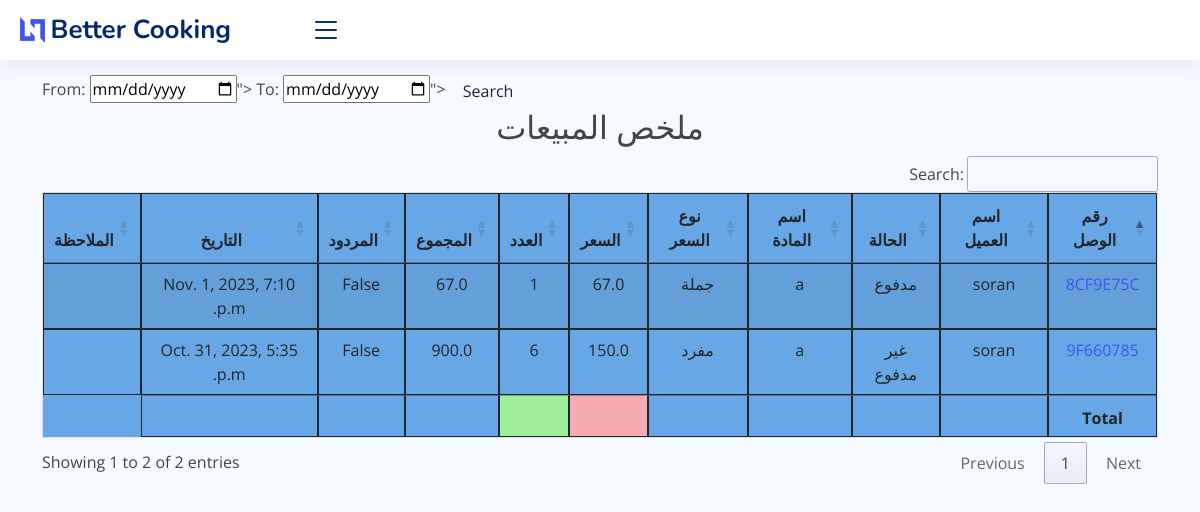
The page /sales_report on the database as committed earlier.
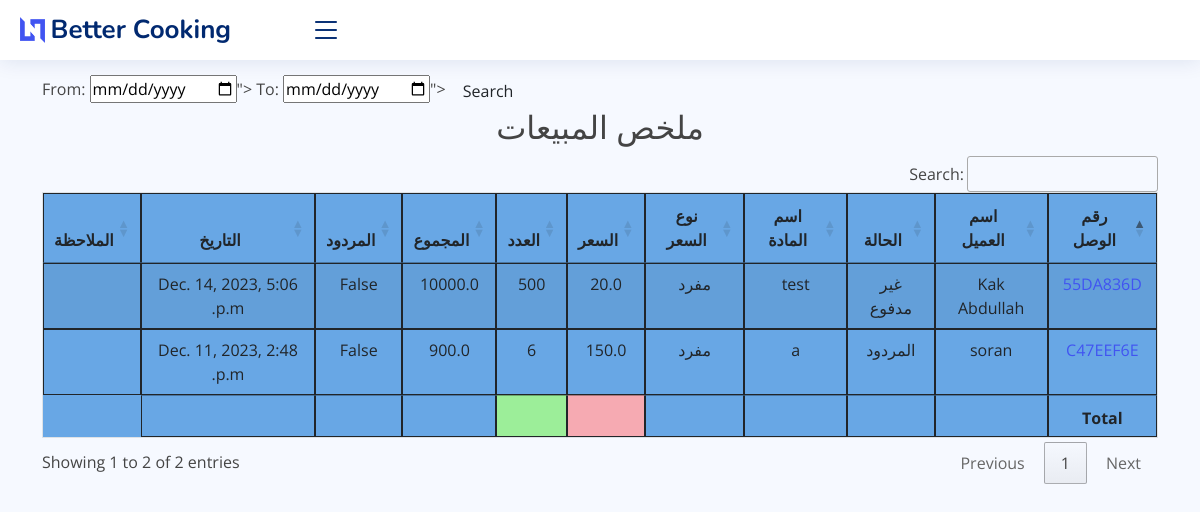
The same page on the database as committed later.
### core/models.py (models this page shows, shortened)
class SaleItem(models.Model):
    sales_invoice = models.ForeignKey(SaleInvoice, on_delete=models.CASCADE)
    warehouse = models.ForeignKey(Warehouse, on_delete=models.CASCADE, default="Test")
    item = models.ForeignKey(Item, on_delete=models.CASCADE)
    qty = models.PositiveSmallIntegerField(default=1)
    total_amt = models.FloatField(editable=False, default=0)
    sale_date = models.DateTimeField(auto_now_add=True)
    is_returned = models.BooleanField(default=False)
    sub_total = models.FloatField(validators=[MinValueValidator(0.01)], default=0)
    discount_type = models.CharField(max_length=30, choices=(('amount', 'Amount'),
                                                             ('percentage', 'Percentage')),
                                      default='percentage', editable=False)
    discount_value = models.FloatField(blank=True, null=True, verbose_name='Discount Percentage')
    modified_price = models.FloatField(blank=True, null=True, verbose_name='Modified Price')  # Add this field
    class Meta:
        verbose_name_plural = ' بند المبيعات'

class SaleInvoice(models.Model):
    STATUS = (
        ('مدفوع', 'مدفوع'),
        ('غير مدفوع', 'غير مدفوع'),
        ('المردود', 'المردود'),
    )
    STATUS1 = (
        ('IQD', 'IQD'),
        ('$', '$'),
    )
    invoice_number = models.CharField(max_length=8, unique=True, editable=False)
    customer_name = models.ForeignKey(Customer, on_delete=models.CASCADE)
    date = models.DateTimeField(auto_now_add=True)
    status = models.CharField(max_length=10, choices=STATUS, default='مدفوع')
    note = models.CharField(max_length=100, blank=True)
    updated_at = models.DateTimeField(auto_now=True)
    price_type = models.CharField(max_length=10, choices=STATUS1, default='IQD')
    class Meta:
        verbose_name_plural = 'فاتورة البيع'

class Customer(models.Model):
    customer_name = models.CharField(max_length=50, blank=True)
    customer_mobile = models.CharField(max_length=50, blank=True)
    customer_address = models.TextField(blank=True)
    city = models.CharField(max_length=50, blank=True)
    sales_representative = models.ForeignKey(SalesRepresentative, on_delete=models.SET_NULL, null=True, blank=True)
    note = models.TextField(blank=True)
    class Meta:
        verbose_name_plural = 'الزبائن'
    def __str__(self):
        return self.customer_name

class Item(models.Model):
    PRICELIST = (
        ('جملة', 'جملة'),
    )
    item_code = models.CharField(max_length=50)
    name = models.CharField(max_length=255)
    category = models.CharField(max_length=30, default='Test')
    price = models.FloatField(default=1)
    price_list = models.CharField(max_length=30, choices=PRICELIST, default='مفرد')
    note = models.TextField(blank=True)
    class Meta:
        verbose_name_plural = 'المواد'

### core/views.py (the view)
# urls.py: path('sales_report', views.sales_repoert, name="sales_report"),
def sales_repoert(request):
    s_reports = SaleItem.objects.select_related()
    myFilter = Sales_Filter(request.GET, queryset=s_reports)
    s_reports = myFilter.qs
    context = {'s_reports': s_reports, 'myFilter': myFilter}
    return render(request, 'core/reports/sales_report.html', context)

### core/templates/core/reports/sales_report.html (shortened to what this page needs)
{% extends 'core/base.html' %}
{% block content %}
    <br>
    <br> <br>
    <form class="form-a">
        From: <input type="date" value="{{ myFilter.form.max_date }}"></input>
        To: <input type="date" value="{{ myFilter.form.min_date }}"></input>
        <button type="submit" class="btn btn-b">Search</button>
    </form>
    <h2 class="text-center">ملخص المبيعات</h2>
    <table id="example1" class="table table-striped" style="background-color: #68a7e5">
        <thead>
            <tr>
                <th>رقم الوصل</th>
                <th>اسم العميل</th>
                <th>الحالة</th>
                <th>اسم المادة</th>
                <th>نوع السعر</th>
                <th>السعر</th>
                <th>العدد</th>
                <th>المجموع</th>
                <th>المردود</th>
                <th>التاريخ</th>
                                <th>الملاحظة</th>
            </tr>
        </thead>
        <tbody>
            {% for i in s_reports %}
                <tr>
                    <td><a href="{% url 'single_sale' i.sales_invoice.id %}">{{ i.sales_invoice.invoice_number }}</a></td>
                    <td>{{ i.sales_invoice.customer_name }}</td>
                    <td>{{ i.sales_invoice.status }}</td>
                    <td>{{ i.item.name }}</td>
                    <td>{{ i.item.price_list }}</td>
                    <td>
                        {% if i.modified_price %}
                            {{ i.modified_price }}
                        {% else %}
                            {{ i.item.price }}
                        {% endif %}
                    </td>
                    <td>{{ i.qty }}</td>
                    <td>{{ i.total_amt }}</td>
                    <td>{{ i.is_returned }}</td>
                    <td>{{ i.sale_date }}</td>
                    <td>{{ i.sales_invoice.note }}</td>
                </tr>
            {% endfor %}
        </tbody>
        <tfoot>
            <th></th>
            <th></th>
            <th></th>
            <th></th>
            <th></th>
            <th style="background-color: #f6aab2"></th>
            <th style="background-color: #9cee99"></th>
            <th></th>
            <th></th>
                    <th></th>
        </tfoot>
    </table>
{% endblock %}

Rows that differ between the two databases and show on the page:
removed SaleItem: sales_invoice.invoice_number "9F660785", sales_invoice.customer_name "soran", sales_invoice.status "غير مدفوع", item.name "a", item.price_list "مفرد", item.price "150.0", qty "6", total_amt "900.0", is_returned "False", sale_date "Oct. 31, 2023, 5:35 p.m."
removed SaleItem: sales_invoice.invoice_number "8CF9E75C", sales_invoice.customer_name "soran", sales_invoice.status "مدفوع", item.name "a", item.price_list "جملة", item.price "67.0", qty "1", total_amt "67.0", is_returned "False", sale_date "Nov. 1, 2023, 7:10 p.m."
added SaleItem: sales_invoice.invoice_number "C47EEF6E", sales_invoice.customer_name "soran", sales_invoice.status "المردود", item.name "a", item.price_list "مفرد", item.price "150.0", qty "6", total_amt "900.0", is_returned "False", sale_date "Dec. 11, 2023, 2:48 p.m."
added SaleItem: sales_invoice.invoice_number "55DA836D", sales_invoice.customer_name "Kak Abdullah", sales_invoice.status "غير مدفوع", item.name "test", item.price_list "مفرد", item.price "20.0", qty "500", total_amt "10000.0", is_returned "False", sale_date "Dec. 14, 2023, 5:06 p.m."
